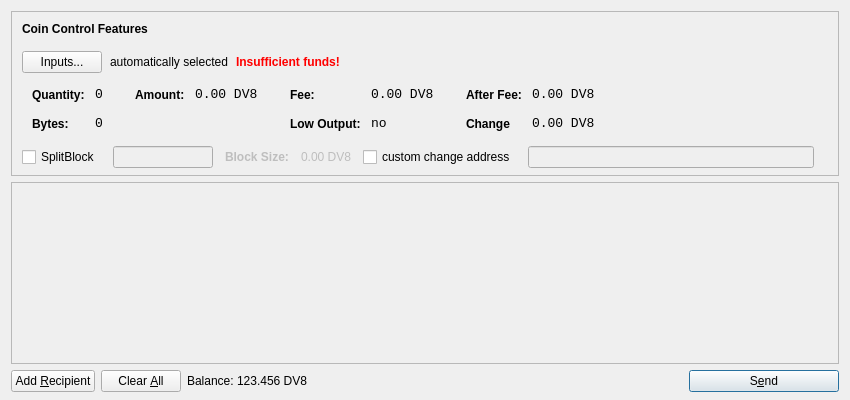
<?xml version="1.0" encoding="UTF-8"?>
<ui version="4.0">
 <class>SendCoinsDialog</class>
 <widget class="QDialog" name="SendCoinsDialog">
  <property name="geometry">
   <rect>
    <x>0</x>
    <y>0</y>
    <width>850</width>
    <height>400</height>
   </rect>
  </property>
  <property name="windowTitle">
   <string>Send Coins</string>
  </property>
  <layout class="QVBoxLayout" name="verticalLayout" stretch="0,1,0">
   <property name="bottomMargin">
    <number>8</number>
   </property>
   <item>
    <widget class="QFrame" name="frameCoinControl">
     <property name="sizePolicy">
      <sizepolicy hsizetype="Expanding" vsizetype="Expanding">
       <horstretch>0</horstretch>
       <verstretch>0</verstretch>
      </sizepolicy>
     </property>
     <property name="maximumSize">
      <size>
       <width>16777215</width>
       <height>16777215</height>
      </size>
     </property>
     <property name="frameShape">
      <enum>QFrame::StyledPanel</enum>
     </property>
     <property name="frameShadow">
      <enum>QFrame::Sunken</enum>
     </property>
     <layout class="QVBoxLayout" name="verticalLayoutCoinControl2">
      <property name="spacing">
       <number>-1</number>
      </property>
      <property name="leftMargin">
       <number>0</number>
      </property>
      <property name="topMargin">
       <number>0</number>
      </property>
      <property name="rightMargin">
       <number>0</number>
      </property>
      <property name="bottomMargin">
       <number>6</number>
      </property>
      <item>
       <layout class="QVBoxLayout" name="verticalLayoutCoinControl" stretch="0,0,0,0,1">
        <property name="spacing">
         <number>0</number>
        </property>
        <property name="leftMargin">
         <number>10</number>
        </property>
        <property name="topMargin">
         <number>10</number>
        </property>
        <item>
         <layout class="QHBoxLayout" name="horizontalLayoutCoinControl1">
          <property name="bottomMargin">
           <number>15</number>
          </property>
          <item>
           <widget class="QLabel" name="labelCoinControlFeatures">
            <property name="sizePolicy">
             <sizepolicy hsizetype="Preferred" vsizetype="Maximum">
              <horstretch>0</horstretch>
              <verstretch>0</verstretch>
             </sizepolicy>
            </property>
            <property name="font">
             <font>
              <weight>75</weight>
              <bold>true</bold>
             </font>
            </property>
            <property name="styleSheet">
             <string notr="true">font-weight:bold;</string>
            </property>
            <property name="text">
             <string>Coin Control Features</string>
            </property>
           </widget>
          </item>
         </layout>
        </item>
        <item>
         <layout class="QHBoxLayout" name="horizontalLayoutCoinControl2" stretch="0,0,0,0">
          <property name="spacing">
           <number>8</number>
          </property>
          <property name="bottomMargin">
           <number>10</number>
          </property>
          <item>
           <widget class="QPushButton" name="pushButtonCoinControl">
            <property name="styleSheet">
             <string notr="true"/>
            </property>
            <property name="text">
             <string>Inputs...</string>
            </property>
           </widget>
          </item>
          <item>
           <widget class="QLabel" name="labelCoinControlAutomaticallySelected">
            <property name="text">
             <string>automatically selected</string>
            </property>
            <property name="margin">
             <number>5</number>
            </property>
           </widget>
          </item>
          <item>
           <widget class="QLabel" name="labelCoinControlInsuffFunds">
            <property name="font">
             <font>
              <weight>75</weight>
              <bold>true</bold>
             </font>
            </property>
            <property name="styleSheet">
             <string notr="true">color:red;font-weight:bold;</string>
            </property>
            <property name="text">
             <string>Insufficient funds!</string>
            </property>
            <property name="margin">
             <number>5</number>
            </property>
           </widget>
          </item>
          <item>
           <spacer name="horizontalSpacerCoinControl">
            <property name="orientation">
             <enum>Qt::Horizontal</enum>
            </property>
            <property name="sizeHint" stdset="0">
             <size>
              <width>40</width>
              <height>1</height>
             </size>
            </property>
           </spacer>
          </item>
         </layout>
        </item>
        <item>
         <widget class="QWidget" name="widgetCoinControl" native="true">
          <property name="sizePolicy">
           <sizepolicy hsizetype="Preferred" vsizetype="Preferred">
            <horstretch>0</horstretch>
            <verstretch>0</verstretch>
           </sizepolicy>
          </property>
          <property name="minimumSize">
           <size>
            <width>0</width>
            <height>0</height>
           </size>
          </property>
          <property name="styleSheet">
           <string notr="true"/>
          </property>
          <layout class="QHBoxLayout" name="horizontalLayoutCoinControl5">
           <property name="margin">
            <number>0</number>
           </property>
           <item>
            <layout class="QHBoxLayout" name="horizontalLayoutCoinControl3" stretch="0,0,0,1">
             <property name="spacing">
              <number>20</number>
             </property>
             <property name="topMargin">
              <number>0</number>
             </property>
             <property name="bottomMargin">
              <number>10</number>
             </property>
             <item>
              <layout class="QFormLayout" name="formLayoutCoinControl1">
               <property name="horizontalSpacing">
                <number>10</number>
               </property>
               <property name="verticalSpacing">
                <number>14</number>
               </property>
               <property name="leftMargin">
                <number>10</number>
               </property>
               <property name="topMargin">
                <number>4</number>
               </property>
               <property name="rightMargin">
                <number>6</number>
               </property>
               <item row="0" column="0">
                <widget class="QLabel" name="labelCoinControlQuantityText">
                 <property name="styleSheet">
                  <string notr="true">font-weight:bold;</string>
                 </property>
                 <property name="text">
                  <string>Quantity:</string>
                 </property>
                 <property name="margin">
                  <number>0</number>
                 </property>
                </widget>
               </item>
               <item row="0" column="1">
                <widget class="QLabel" name="labelCoinControlQuantity">
                 <property name="font">
                  <font>
                   <family>Monospace</family>
                   <pointsize>10</pointsize>
                  </font>
                 </property>
                 <property name="cursor">
                  <cursorShape>IBeamCursor</cursorShape>
                 </property>
                 <property name="contextMenuPolicy">
                  <enum>Qt::ActionsContextMenu</enum>
                 </property>
                 <property name="text">
                  <string>0</string>
                 </property>
                 <property name="margin">
                  <number>0</number>
                 </property>
                 <property name="textInteractionFlags">
                  <set>Qt::LinksAccessibleByMouse|Qt::TextSelectableByKeyboard|Qt::TextSelectableByMouse</set>
                 </property>
                </widget>
               </item>
               <item row="1" column="0">
                <widget class="QLabel" name="labelCoinControlBytesText">
                 <property name="styleSheet">
                  <string notr="true">font-weight:bold;</string>
                 </property>
                 <property name="text">
                  <string>Bytes:</string>
                 </property>
                </widget>
               </item>
               <item row="1" column="1">
                <widget class="QLabel" name="labelCoinControlBytes">
                 <property name="font">
                  <font>
                   <family>Monospace</family>
                   <pointsize>10</pointsize>
                  </font>
                 </property>
                 <property name="cursor">
                  <cursorShape>IBeamCursor</cursorShape>
                 </property>
                 <property name="contextMenuPolicy">
                  <enum>Qt::ActionsContextMenu</enum>
                 </property>
                 <property name="text">
                  <string>0</string>
                 </property>
                 <property name="textInteractionFlags">
                  <set>Qt::LinksAccessibleByMouse|Qt::TextSelectableByKeyboard|Qt::TextSelectableByMouse</set>
                 </property>
                </widget>
               </item>
              </layout>
             </item>
             <item>
              <layout class="QFormLayout" name="formLayoutCoinControl2">
               <property name="horizontalSpacing">
                <number>10</number>
               </property>
               <property name="verticalSpacing">
                <number>14</number>
               </property>
               <property name="leftMargin">
                <number>6</number>
               </property>
               <property name="topMargin">
                <number>4</number>
               </property>
               <property name="rightMargin">
                <number>6</number>
               </property>
               <item row="0" column="0">
                <widget class="QLabel" name="labelCoinControlAmountText">
                 <property name="styleSheet">
                  <string notr="true">font-weight:bold;</string>
                 </property>
                 <property name="text">
                  <string>Amount:</string>
                 </property>
                 <property name="margin">
                  <number>0</number>
                 </property>
                </widget>
               </item>
               <item row="0" column="1">
                <widget class="QLabel" name="labelCoinControlAmount">
                 <property name="font">
                  <font>
                   <family>Monospace</family>
                   <pointsize>10</pointsize>
                  </font>
                 </property>
                 <property name="cursor">
                  <cursorShape>IBeamCursor</cursorShape>
                 </property>
                 <property name="contextMenuPolicy">
                  <enum>Qt::ActionsContextMenu</enum>
                 </property>
                 <property name="text">
                  <string notr="true">0.00 DV8</string>
                 </property>
                 <property name="textInteractionFlags">
                  <set>Qt::LinksAccessibleByMouse|Qt::TextSelectableByKeyboard|Qt::TextSelectableByMouse</set>
                 </property>
                </widget>
               </item>
              </layout>
             </item>
             <item>
              <layout class="QFormLayout" name="formLayoutCoinControl3">
               <property name="horizontalSpacing">
                <number>10</number>
               </property>
               <property name="verticalSpacing">
                <number>14</number>
               </property>
               <property name="leftMargin">
                <number>6</number>
               </property>
               <property name="topMargin">
                <number>4</number>
               </property>
               <property name="rightMargin">
                <number>6</number>
               </property>
               <item row="0" column="0">
                <widget class="QLabel" name="labelCoinControlFeeText">
                 <property name="styleSheet">
                  <string notr="true">font-weight:bold;</string>
                 </property>
                 <property name="text">
                  <string>Fee:</string>
                 </property>
                 <property name="margin">
                  <number>0</number>
                 </property>
                </widget>
               </item>
               <item row="0" column="1">
                <widget class="QLabel" name="labelCoinControlFee">
                 <property name="font">
                  <font>
                   <family>Monospace</family>
                   <pointsize>10</pointsize>
                  </font>
                 </property>
                 <property name="cursor">
                  <cursorShape>IBeamCursor</cursorShape>
                 </property>
                 <property name="contextMenuPolicy">
                  <enum>Qt::ActionsContextMenu</enum>
                 </property>
                 <property name="text">
                  <string notr="true">0.00 DV8</string>
                 </property>
                 <property name="textInteractionFlags">
                  <set>Qt::LinksAccessibleByMouse|Qt::TextSelectableByKeyboard|Qt::TextSelectableByMouse</set>
                 </property>
                </widget>
               </item>
               <item row="1" column="0">
                <widget class="QLabel" name="labelCoinControlLowOutputText">
                 <property name="styleSheet">
                  <string notr="true">font-weight:bold;</string>
                 </property>
                 <property name="text">
                  <string>Low Output:</string>
                 </property>
                </widget>
               </item>
               <item row="1" column="1">
                <widget class="QLabel" name="labelCoinControlLowOutput">
                 <property name="font">
                  <font>
                   <family>Monospace</family>
                   <pointsize>10</pointsize>
                  </font>
                 </property>
                 <property name="cursor">
                  <cursorShape>IBeamCursor</cursorShape>
                 </property>
                 <property name="contextMenuPolicy">
                  <enum>Qt::ActionsContextMenu</enum>
                 </property>
                 <property name="text">
                  <string>no</string>
                 </property>
                 <property name="textInteractionFlags">
                  <set>Qt::LinksAccessibleByMouse|Qt::TextSelectableByKeyboard|Qt::TextSelectableByMouse</set>
                 </property>
                </widget>
               </item>
              </layout>
             </item>
             <item>
              <layout class="QFormLayout" name="formLayoutCoinControl4">
               <property name="horizontalSpacing">
                <number>10</number>
               </property>
               <property name="verticalSpacing">
                <number>14</number>
               </property>
               <property name="leftMargin">
                <number>6</number>
               </property>
               <property name="topMargin">
                <number>4</number>
               </property>
               <property name="rightMargin">
                <number>6</number>
               </property>
               <item row="0" column="0">
                <widget class="QLabel" name="labelCoinControlAfterFeeText">
                 <property name="styleSheet">
                  <string notr="true">font-weight:bold;</string>
                 </property>
                 <property name="text">
                  <string>After Fee:</string>
                 </property>
                 <property name="margin">
                  <number>0</number>
                 </property>
                </widget>
               </item>
               <item row="0" column="1">
                <widget class="QLabel" name="labelCoinControlAfterFee">
                 <property name="font">
                  <font>
                   <family>Monospace</family>
                   <pointsize>10</pointsize>
                  </font>
                 </property>
                 <property name="cursor">
                  <cursorShape>IBeamCursor</cursorShape>
                 </property>
                 <property name="contextMenuPolicy">
                  <enum>Qt::ActionsContextMenu</enum>
                 </property>
                 <property name="text">
                  <string notr="true">0.00 DV8</string>
                 </property>
                 <property name="textInteractionFlags">
                  <set>Qt::LinksAccessibleByMouse|Qt::TextSelectableByKeyboard|Qt::TextSelectableByMouse</set>
                 </property>
                </widget>
               </item>
               <item row="1" column="0">
                <widget class="QLabel" name="labelCoinControlChangeText">
                 <property name="styleSheet">
                  <string notr="true">font-weight:bold;</string>
                 </property>
                 <property name="text">
                  <string>Change</string>
                 </property>
                </widget>
               </item>
               <item row="1" column="1">
                <widget class="QLabel" name="labelCoinControlChange">
                 <property name="font">
                  <font>
                   <family>Monospace</family>
                   <pointsize>10</pointsize>
                  </font>
                 </property>
                 <property name="cursor">
                  <cursorShape>IBeamCursor</cursorShape>
                 </property>
                 <property name="contextMenuPolicy">
                  <enum>Qt::ActionsContextMenu</enum>
                 </property>
                 <property name="text">
                  <string notr="true">0.00 DV8</string>
                 </property>
                 <property name="textInteractionFlags">
                  <set>Qt::LinksAccessibleByMouse|Qt::TextSelectableByKeyboard|Qt::TextSelectableByMouse</set>
                 </property>
                </widget>
               </item>
              </layout>
             </item>
            </layout>
           </item>
          </layout>
         </widget>
        </item>
        <item>
         <layout class="QHBoxLayout" name="horizontalLayoutCoinControl4" stretch="0,0,0">
          <property name="spacing">
           <number>12</number>
          </property>
          <property name="sizeConstraint">
           <enum>QLayout::SetDefaultConstraint</enum>
          </property>
          <property name="topMargin">
           <number>5</number>
          </property>
          <property name="rightMargin">
           <number>5</number>
          </property>
          <item>
            <widget class="QCheckBox" name="splitBlockCheckBox">
              <property name="text">
                <string>SplitBlock</string>
              </property>
            </widget>
          </item>
          <item>
            <widget class="QLineEdit" name="splitBlockLineEdit">
              <property name="enabled">
                <bool>false</bool>
              </property>
              <property name="sizePolicy">
                <sizepolicy hsizetype="Fixed" vsizetype="Fixed">
                  <horstretch>0</horstretch>
                  <verstretch>0</verstretch>
                </sizepolicy>
              </property>
              <property name="maximumSize">
                <size>
                  <width>100</width>
                  <height>16777215</height>
                </size>
              </property>
            </widget>
          </item>
          <item>
            <widget class="QLabel" name="labelBlockSizeText">
              <property name="enabled">
                <bool>false</bool>
              </property>
              <property name="font">
                <font>
                  <weight>75</weight>
                  <bold>true</bold>
                </font>
              </property>
              <property name="text">
                <string>Block Size:</string>
              </property>
            </widget>
          </item>
          <item>
            <widget class="QLabel" name="labelBlockSize">
              <property name="enabled">
                <bool>false</bool>
              </property>
              <property name="text">
                <string>0.00 DV8</string>
              </property>
            </widget>
          </item>
          <item>
           <widget class="QCheckBox" name="checkBoxCoinControlChange">
            <property name="text">
             <string>custom change address</string>
            </property>
           </widget>
          </item>
          <item>
           <widget class="QLineEdit" name="lineEditCoinControlChange">
            <property name="enabled">
             <bool>false</bool>
            </property>
            <property name="sizePolicy">
             <sizepolicy hsizetype="Expanding" vsizetype="Fixed">
              <horstretch>0</horstretch>
              <verstretch>0</verstretch>
             </sizepolicy>
            </property>
           </widget>
          </item>
          <item>
           <widget class="QLabel" name="labelCoinControlChangeLabel">
            <property name="sizePolicy">
             <sizepolicy hsizetype="Preferred" vsizetype="Expanding">
              <horstretch>0</horstretch>
              <verstretch>0</verstretch>
             </sizepolicy>
            </property>
            <property name="minimumSize">
             <size>
              <width>0</width>
              <height>0</height>
             </size>
            </property>
            <property name="text">
             <string/>
            </property>
            <property name="margin">
             <number>3</number>
            </property>
           </widget>
          </item>
         </layout>
        </item>
        <item>
         <spacer name="verticalSpacerCoinControl">
          <property name="orientation">
           <enum>Qt::Vertical</enum>
          </property>
          <property name="sizeHint" stdset="0">
           <size>
            <width>800</width>
            <height>1</height>
           </size>
          </property>
         </spacer>
        </item>
       </layout>
      </item>
     </layout>
    </widget>
   </item>
   <item>
    <widget class="QScrollArea" name="scrollArea">
     <property name="widgetResizable">
      <bool>true</bool>
     </property>
     <widget class="QWidget" name="scrollAreaWidgetContents">
      <property name="geometry">
       <rect>
        <x>0</x>
        <y>0</y>
        <width>830</width>
        <height>165</height>
       </rect>
      </property>
      <layout class="QVBoxLayout" name="verticalLayout_2">
       <property name="margin">
        <number>0</number>
       </property>
       <item>
        <layout class="QVBoxLayout" name="entries">
         <property name="spacing">
          <number>6</number>
         </property>
        </layout>
       </item>
       <item>
        <spacer name="verticalSpacer">
         <property name="orientation">
          <enum>Qt::Vertical</enum>
         </property>
         <property name="sizeHint" stdset="0">
          <size>
           <width>20</width>
           <height>40</height>
          </size>
         </property>
        </spacer>
       </item>
      </layout>
     </widget>
    </widget>
   </item>
   <item>
    <layout class="QHBoxLayout" name="horizontalLayout">
     <item>
      <widget class="QPushButton" name="addButton">
       <property name="toolTip">
        <string>Send to multiple recipients at once</string>
       </property>
       <property name="text">
        <string>Add &amp;Recipient</string>
       </property>
       <property name="autoDefault">
        <bool>false</bool>
       </property>
      </widget>
     </item>
     <item>
      <widget class="QPushButton" name="clearButton">
       <property name="sizePolicy">
        <sizepolicy hsizetype="Minimum" vsizetype="Fixed">
         <horstretch>0</horstretch>
         <verstretch>0</verstretch>
        </sizepolicy>
       </property>
       <property name="toolTip">
        <string>Remove all transaction fields</string>
       </property>
       <property name="text">
        <string>Clear &amp;All</string>
       </property>
       <property name="autoRepeatDelay">
        <number>300</number>
       </property>
       <property name="autoDefault">
        <bool>false</bool>
       </property>
      </widget>
     </item>
     <item>
      <layout class="QHBoxLayout" name="horizontalLayout_2">
       <property name="spacing">
        <number>3</number>
       </property>
       <item>
        <widget class="QLabel" name="label">
         <property name="sizePolicy">
          <sizepolicy hsizetype="Preferred" vsizetype="Fixed">
           <horstretch>0</horstretch>
           <verstretch>0</verstretch>
          </sizepolicy>
         </property>
         <property name="text">
          <string>Balance:</string>
         </property>
        </widget>
       </item>
       <item>
        <widget class="QLabel" name="labelBalance">
         <property name="sizePolicy">
          <sizepolicy hsizetype="Preferred" vsizetype="Fixed">
           <horstretch>0</horstretch>
           <verstretch>0</verstretch>
          </sizepolicy>
         </property>
         <property name="cursor">
          <cursorShape>IBeamCursor</cursorShape>
         </property>
         <property name="text">
          <string notr="true">123.456 DV8</string>
         </property>
         <property name="textInteractionFlags">
          <set>Qt::LinksAccessibleByMouse|Qt::TextSelectableByKeyboard|Qt::TextSelectableByMouse</set>
         </property>
        </widget>
       </item>
      </layout>
     </item>
     <item>
      <spacer name="horizontalSpacer">
       <property name="orientation">
        <enum>Qt::Horizontal</enum>
       </property>
       <property name="sizeHint" stdset="0">
        <size>
         <width>40</width>
         <height>20</height>
        </size>
       </property>
      </spacer>
     </item>
     <item>
      <widget class="QPushButton" name="sendButton">
       <property name="minimumSize">
        <size>
         <width>150</width>
         <height>0</height>
        </size>
       </property>
       <property name="toolTip">
        <string>Confirm the send action</string>
       </property>
       <property name="text">
        <string>S&amp;end</string>
       </property>
       <property name="icon">
        <iconset resource="../bitcoin.qrc">
         <normaloff>:/icons/send</normaloff>:/icons/send</iconset>
       </property>
       <property name="default">
        <bool>true</bool>
       </property>
      </widget>
     </item>
    </layout>
   </item>
  </layout>
 </widget>
 <resources>
  <include location="../bitcoin.qrc"/>
 </resources>
 <connections/>
</ui>
